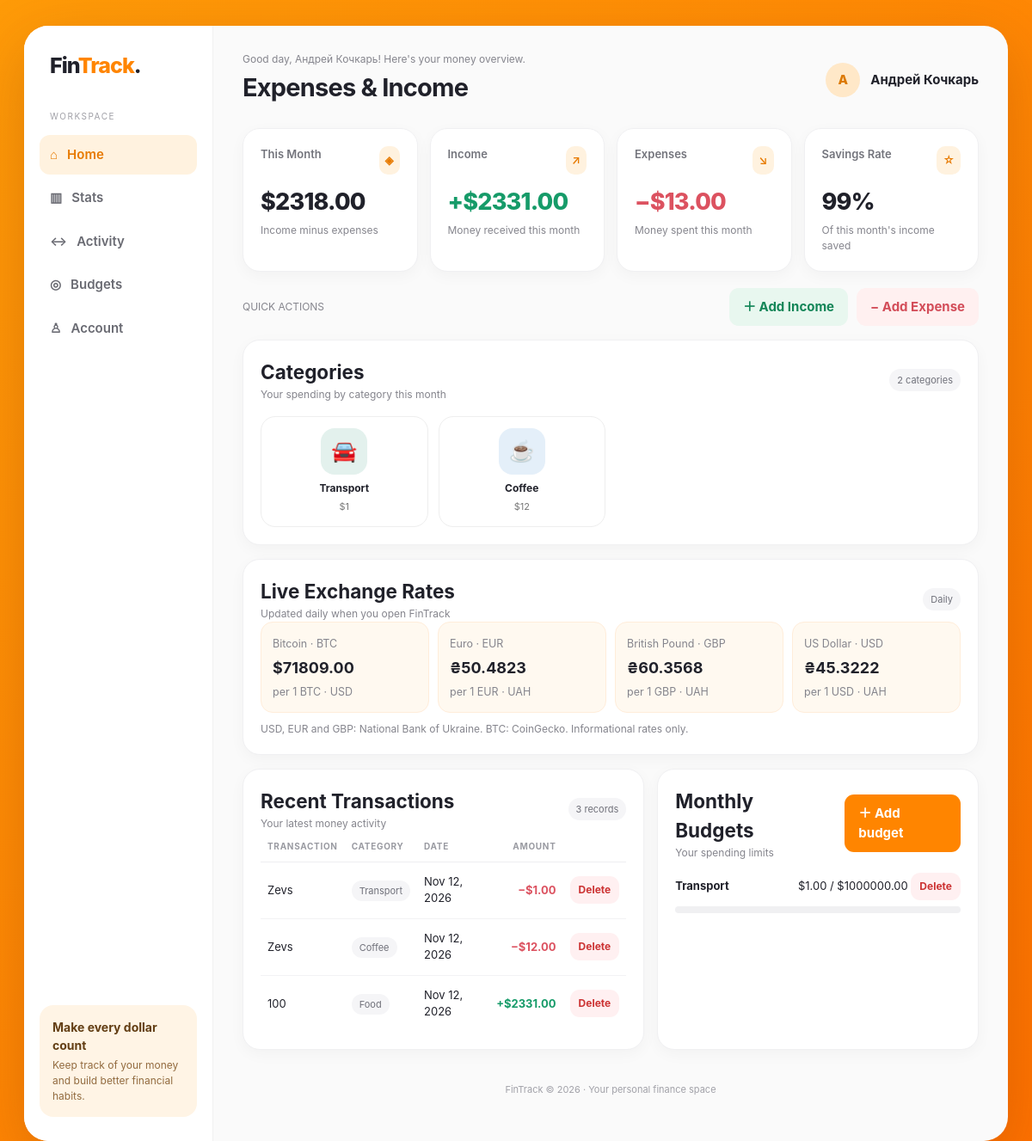
The app's page / (signed in) with its own data.
### finance/models.py (models this page shows, shortened)
class Transaction(models.Model):
    INCOME = "income"
    EXPENSE = "expense"
    TYPE_CHOICES = [(INCOME, "Income"), (EXPENSE, "Expense")]
    CATEGORY_CHOICES = [
        ("Food", "Food"),
        ("Transport", "Transport"),
        ("Entertainment", "Entertainment"),
        ("Health", "Health"),
        ("Shopping", "Shopping"),
        ("Coffee", "Coffee"),
        ("Pet", "Pet"),
        ("Gifts", "Gifts"),
        ("Rent & Bills", "Rent & Bills"),
        ("Subscriptions", "Subscriptions"),
        ("Salary", "Salary"),
        ("Other", "Other"),
    ]
    user = models.ForeignKey(settings.AUTH_USER_MODEL, on_delete=models.CASCADE, related_name="transactions")
    title = models.CharField(max_length=70)
    type = models.CharField(max_length=10, choices=TYPE_CHOICES)
    category = models.CharField(max_length=30, choices=CATEGORY_CHOICES)
    amount = models.DecimalField(max_digits=12, decimal_places=2)
    date = models.DateField()
    created_at = models.DateTimeField(auto_now_add=True)
    class Meta:
        ordering = ["-date", "-created_at"]

class DailyRate(models.Model):
    code = models.CharField(max_length=8, unique=True)
    name = models.CharField(max_length=30)
    rate = models.DecimalField(max_digits=20, decimal_places=6)
    unit = models.CharField(max_length=20)
    fetched_on = models.DateField()
    source = models.CharField(max_length=100, default="Official / public exchange-rate API")
    class Meta:
        ordering = ["code"]

class Budget(models.Model):
    user = models.ForeignKey(settings.AUTH_USER_MODEL, on_delete=models.CASCADE, related_name="budgets")
    category = models.CharField(max_length=30, choices=Transaction.CATEGORY_CHOICES)
    limit_amount = models.DecimalField(max_digits=12, decimal_places=2)
    month = models.DateField(help_text="Use the first day of the month.")
    class Meta:
        ordering = ["category"]
        unique_together = ("user", "category", "month")

### finance/views.py (the view)
# urls.py: path("", views.dashboard, name="dashboard"),
@login_required
def dashboard(request):
    try:
        refresh_daily_rates()
    except Exception:
        pass
    today = timezone.localdate()
    month_start = today.replace(day=1)
    month_transactions = Transaction.objects.filter(user=request.user, date__year=today.year, date__month=today.month)
    all_transactions = Transaction.objects.filter(user=request.user)
    income = sum(
        (item.amount for item in month_transactions.filter(type="income")), Decimal("0.00")
    )
    expenses = sum(
        (item.amount for item in month_transactions.filter(type="expense")), Decimal("0.00")
    )
    budgets = Budget.objects.filter(user=request.user, month=month_start)
    budget_rows = []
    for budget in budgets:
        spent = sum(
            (item.amount for item in month_transactions.filter(type="expense", category=budget.category)),
            Decimal("0.00")
        )
        budget_rows.append({
            "id": budget.id,
            "category": budget.category,
            "limit": budget.limit_amount,
            "spent": spent,
            "percent": min(100, int(spent / budget.limit_amount * 100)) if budget.limit_amount else 0,
        })
    name = request.user.first_name or request.user.username
    category_totals = []
    for category, _label in Transaction.CATEGORY_CHOICES:
        total = sum(
            (item.amount for item in month_transactions.filter(type="expense", category=category)),
            Decimal("0.00")
        )
        if total > 0:
            category_totals.append({"category": category, "total": total})
    return render(request, "finance/dashboard.html", {
        "transactions": all_transactions[:100],
        "income": income,
        "expenses": expenses,
        "balance": income - expenses,
        "savings_percent": max(0, round((income - expenses) / income * 100)) if income else 0,
        "budgets": budget_rows,
        "rates": DailyRate.objects.all(),
        "rates_updated": DailyRate.objects.order_by("-fetched_on").values_list("fetched_on", flat=True).first(),
        "display_name": name,
        "current_month": month_start,
        "category_choices": Transaction.CATEGORY_CHOICES,
        "category_totals": category_totals,
    })

### finance/rates.py (called while the page is built, shortened)
def refresh_daily_rates():
    today = timezone.localdate()
    existing = {item.code: item for item in DailyRate.objects.all()}
    if all(code in existing and existing[code].fetched_on == today for code in ("USD", "EUR", "GBP", "BTC")):
        return False

### finance/templates/finance/dashboard.html (shortened to what this page needs)
{% extends "finance/base.html" %}
{% block content %}
<header class="topbar">
  <div><div class="eyebrow">Good day, {{ display_name }}! Here's your money overview.</div><h1>Expenses & Income</h1></div>
  <div class="profile"><div class="avatar">{{ display_name|first|upper }}</div><span class="profile-name">{{ display_name }}</span></div>
</header>
<section class="stats">
  <div class="card"><div class="stat-top">This Month <span class="stat-icon">◈</span></div><div class="stat-value">${{ balance|floatformat:2 }}</div><div class="sub">Income minus expenses</div></div>
  <div class="card"><div class="stat-top">Income <span class="stat-icon">↗</span></div><div class="stat-value positive">+${{ income|floatformat:2 }}</div><div class="sub">Money received this month</div></div>
  <div class="card"><div class="stat-top">Expenses <span class="stat-icon">↘</span></div><div class="stat-value negative">−${{ expenses|floatformat:2 }}</div><div class="sub">Money spent this month</div></div>
  <div class="card"><div class="stat-top">Savings Rate <span class="stat-icon">☆</span></div><div class="stat-value">{{ savings_percent }}%</div><div class="sub">Of this month's income saved</div></div>
</section>
<div class="toolbar" style="margin:3px 0 16px"><span class="sub">QUICK ACTIONS</span><div class="actions"><button class="income" type="button" onclick="openTransaction('income')">＋ Add Income</button><button class="expense" type="button" onclick="openTransaction('expense')">− Add Expense</button></div></div>
<section class="card">
  <div class="card-head"><div><h2 style="margin:0">Categories</h2><div class="sub">Your spending by category this month</div></div><span class="tag">{{ category_totals|length }} categories</span></div>
  <div class="category-grid">
  {% for item in category_totals %}
    <div class="category-tile"><div class="category-icon tile-{{ forloop.counter }}">{% if item.category == 'Food' %}🛒{% elif item.category == 'Transport' %}🚘{% elif item.category == 'Entertainment' %}✨{% elif item.category == 'Health' %}♥{% elif item.category == 'Shopping' %}👕{% elif item.category == 'Coffee' %}☕{% elif item.category == 'Pet' %}🐾{% elif item.category == 'Gifts' %}🎁{% elif item.category == 'Rent & Bills' %}⌂{% elif item.category == 'Subscriptions' %}▶{% else %}•••{% endif %}</div><strong>{{ item.category }}</strong><small>${{ item.total|floatformat:0 }}</small></div>
  {% empty %}<div class="empty">Your category totals will appear after you add transactions.</div>{% endfor %}
  </div>
</section>
<section class="card">
  <div class="card-head"><div><h2 style="margin:0">Live Exchange Rates</h2><div class="sub">Updated daily when you open FinTrack</div></div><span class="tag">Daily</span></div>
  <div class="rate-grid">{% for rate in rates %}<div class="rate"><small>{{ rate.name }} · {{ rate.code }}</small><strong>{% if rate.code == "BTC" %}${{ rate.rate|floatformat:2 }}{% else %}₴{{ rate.rate|floatformat:4 }}{% endif %}</strong><small>per 1 {{ rate.code }} · {{ rate.unit }}</small></div>{% empty %}<div class="sub">Rates are temporarily unavailable. Please check again later.</div>{% endfor %}</div>
  <div class="sub" style="margin-top:10px">USD, EUR and GBP: National Bank of Ukraine. BTC: CoinGecko. Informational rates only.</div>
</section>
<section class="grid2">
  <div class="card" id="transactions">
    <div class="card-head"><div><h2 style="margin:0">Recent Transactions</h2><div class="sub">Your latest money activity</div></div><span class="tag">{{ transactions|length }} records</span></div>
    <div style="overflow-x:auto"><table class="table"><thead><tr><th>TRANSACTION</th><th>CATEGORY</th><th>DATE</th><th style="text-align:right">AMOUNT</th><th></th></tr></thead><tbody>
    {% for item in transactions %}<tr><td>{{ item.title }}</td><td><span class="tag">{{ item.category }}</span></td><td>{{ item.date|date:"M d, Y" }}</td><td class="amount {% if item.type == 'income' %}positive{% else %}negative{% endif %}">{% if item.type == 'income' %}+{% else %}−{% endif %}${{ item.amount|floatformat:2 }}</td><td><form class="inline-form" method="post" action="{% url 'transaction_delete' item.pk %}">{% csrf_token %}<button class="danger" type="submit" onclick="return confirm('Delete this transaction?')">Delete</button></form></td></tr>
    {% empty %}<tr><td colspan="5" class="empty">No transactions yet. Use Add Income or Add Expense to get started.</td></tr>{% endfor %}
    </tbody></table></div>
  </div>
  <div class="card" id="budgets">
    <div class="card-head"><div><h2 style="margin:0">Monthly Budgets</h2><div class="sub">Your spending limits</div></div><a class="btn" href="{% url 'budget_create' %}">＋ Add budget</a></div>
    {% for budget in budgets %}<div class="budget-row"><strong>{{ budget.category }}</strong><span>${{ budget.spent|floatformat:2 }} / ${{ budget.limit|floatformat:2 }} <form class="inline-form" method="post" action="{% url 'budget_delete' budget.id %}">{% csrf_token %}<button class="danger" type="submit" onclick="return confirm('Delete this budget?')">Delete</button></form></span></div><div class="progress"><i style="width:{{ budget.percent }}%"></i></div>
    {% empty %}<p class="sub">No budgets set for this month yet.</p>{% endfor %}
  </div>
</section>
{% endblock %}

### finance/templates/finance/base.html (shortened to what this page needs)
<!doctype html>
<html lang="en">
<head>
</head>
<body>
{% if user.is_authenticated %}
<div class="app-shell"><div class="app">
<aside class="sidebar">
  <div class="brand">Fin<span>Track</span>.</div>
  <div class="nav-label">WORKSPACE</div>
  <nav class="nav">
    <a href="{% url 'dashboard' %}" class="active">⌂ <span>Home</span></a>
    <a href="{% url 'reports' %}">▥ <span>Stats</span></a>
    <a href="{% url 'dashboard' %}#transactions">↔ <span>Activity</span></a>
    <a href="{% url 'dashboard' %}#budgets">◎ <span>Budgets</span></a>
    <a href="{% url 'profile' %}">♙ <span>Account</span></a>
  </nav>
  <div class="side-note"><strong>Make every dollar count</strong>Keep track of your money and build better financial habits.</div>
</aside>
<main class="main">
{% else %}
<div class="app-shell"><div class="app" style="display:block;min-height:auto;max-width:600px;margin:45px auto"><main class="main" style="padding:35px">
{% endif %}
{% block content %}{% endblock %}
{% if user.is_authenticated %}<div class="footer">FinTrack © 2026 · Your personal finance space</div>{% endif %}
</main></div></div>
</body></html>

### records on screen
Transaction: category "Coffee", total "12", title "Zevs", date "Nov 12, 2026", amount "12.00"
DailyRate: name "Bitcoin", code "BTC", rate "71809.00", unit "USD"
DailyRate: name "Euro", code "EUR", rate "50.4823", unit "UAH"
DailyRate: name "British Pound", code "GBP", rate "60.3568", unit "UAH"
DailyRate: name "US Dollar", code "USD", rate "45.3222", unit "UAH"
Transaction: title "Zevs", category "Transport", date "Nov 12, 2026", amount "1.00"
Transaction: title "100", category "Food", date "Nov 12, 2026", amount "2331.00"
Budget: category "Transport", limit "1000000.00"

### other values on screen
{{ display_name }} "Андрей Кочкарь"
{{ display_name|first|upper }} "А"
{{ balance|floatformat:2 }} "2318.00"
{{ income|floatformat:2 }} "2331.00"
{{ expenses|floatformat:2 }} "13.00"
{{ savings_percent }} "99"
{{ category_totals|length }} "2"
{{ item.category }} "Transport"
{{ item.total|floatformat:0 }} "1"
{{ transactions|length }} "3"
{{ budget.spent|floatformat:2 }} "1.00"
